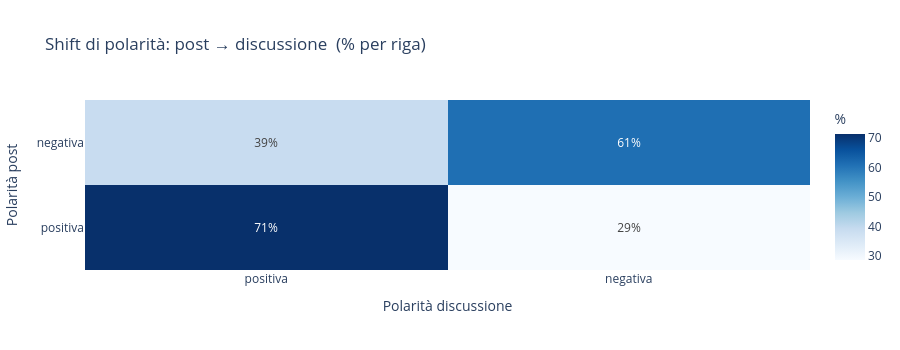

The notebook cell this image was saved under:
### Code cell
# Heatmap polarità
fig2 = go.Figure(go.Heatmap(
    z         = pol_pct.values,
    x         = list(pol_pct.columns),
    y         = list(pol_pct.index),
    colorscale = 'Blues',
    text      = [[f'{v:.0f}%' for v in row] for row in pol_pct.values],
    texttemplate='%{text}',
    colorbar_title='%',
))
fig2.update_layout(
    title      = 'Shift di polarità: post → discussione  (% per riga)',
    xaxis_title= 'Polarità discussione',
    yaxis_title= 'Polarità post',
    height     = 350,
)
fig2.show()

### Figure 1 — Plotly figure (JSON) as saved in the notebook; plotly's stock layout.template omitted (floating-point values rounded to 4 significant figures)
{"data": [{"colorbar": {"title": {"text": "%"}}, "colorscale": [[0.0, "rgb(247,251,255)"], [0.125, "rgb(222,235,247)"], [0.25, "rgb(198,219,239)"], [0.375, "rgb(158,202,225)"], [0.5, "rgb(107,174,214)"], [0.625, "rgb(66,146,198)"], [0.75, "rgb(33,113,181)"], [0.875, "rgb(8,81,156)"], [1.0, "rgb(8,48,107)"]], "text": [["71%", "29%"], ["39%", "61%"]], "texttemplate": "%{text}", "x": ["positiva", "negativa"], "y": ["positiva", "negativa"], "z": [[71.43, 28.57], [38.89, 61.11]], "type": "heatmap"}], "layout": {"title": {"text": "Shift di polarità: post → discussione  (% per riga)"}, "xaxis": {"title": {"text": "Polarità discussione"}}, "yaxis": {"title": {"text": "Polarità post"}}, "height": 350}}
